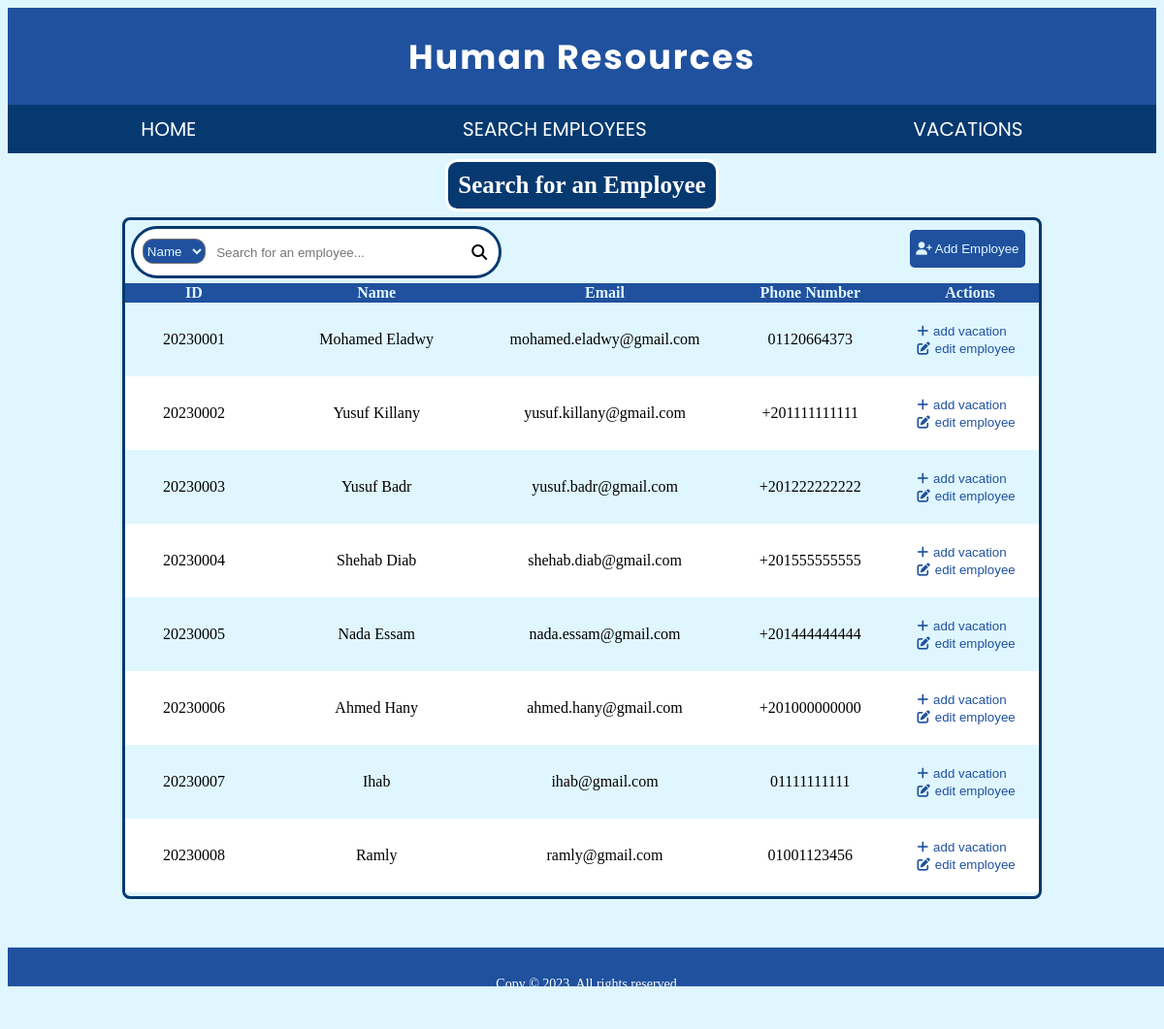
Page /search-employee/ on the earlier database version.
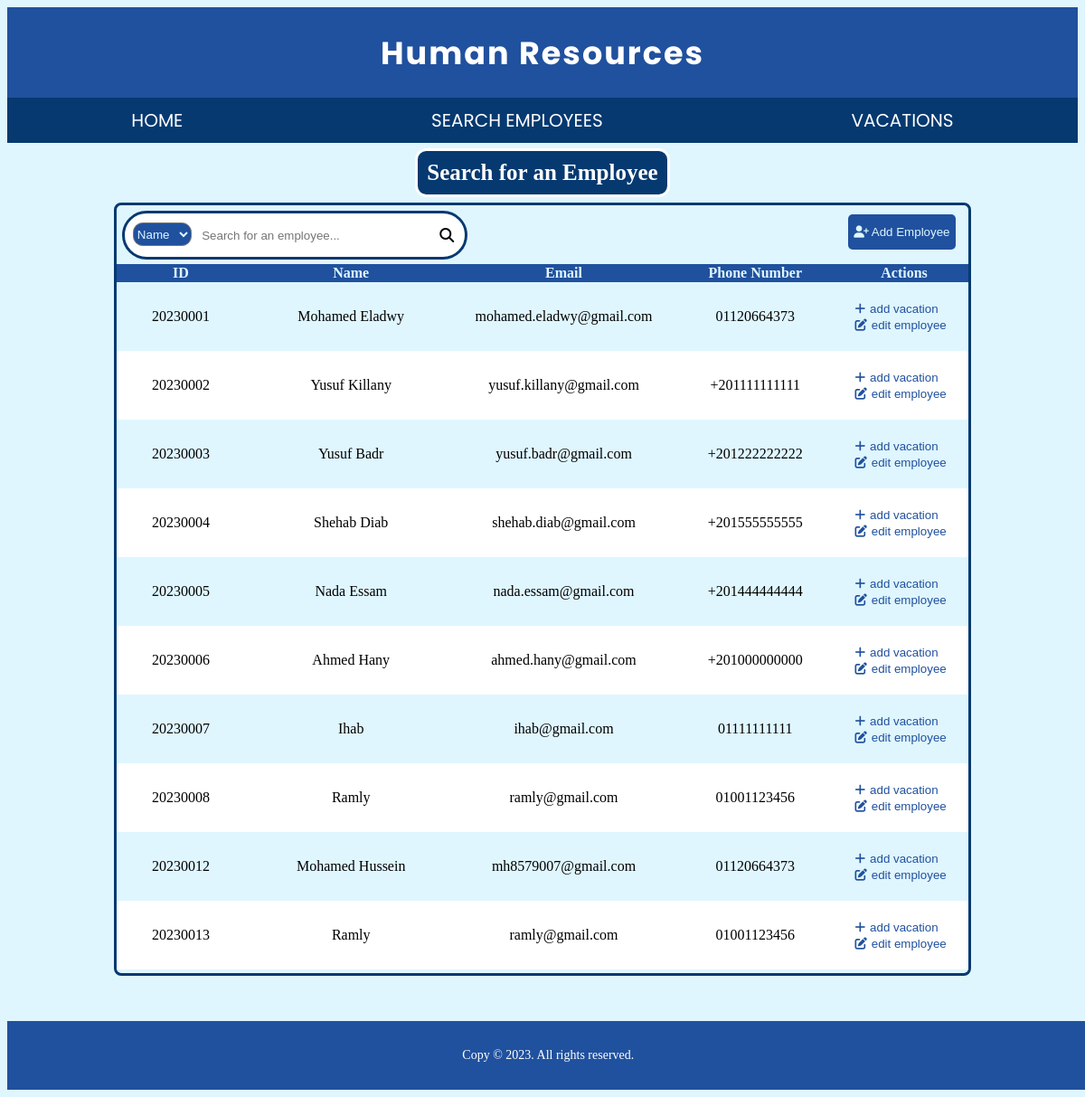
Same page on the later database version.
### HumanResources/models.py (models this page shows, shortened)
class Employee(models.Model):
    GENDER_CHOICES = (
        ('M', 'Male'),
        ('F', 'Female'),
    )
    MARITAL_STATUS_CHOICES = (
        ('S', 'Single'),
        ('M', 'Married'),
    )
    id = models.IntegerField(default=20230000, primary_key=True)
    name = models.CharField(max_length=100)
    email = models.EmailField(default="mail@gmail.com")
    phoneNumber = models.CharField(max_length=20)
    address = models.CharField(max_length=100)
    gender = models.CharField(
        max_length=1, choices=GENDER_CHOICES, default='M')
    maritalStatus = models.CharField(
        max_length=1, choices=MARITAL_STATUS_CHOICES, null=True)
    availableVacationDays = models.IntegerField(default=0)
    approvedVacationDays = models.IntegerField(default=0)
    salary = models.IntegerField()
    birthDay = models.DateField(null=True)

### HumanResources/views.py (the view)
# urls.py: path('search-employee/', views.searchEmployee, name='searchEmployee'),
def searchEmployee(request: HttpRequest):
    return render(request, 'pages/search-employees.html', {
        'employees': Employee.objects.all()
    })

### HumanResources/templates/pages/search-employees.html (shortened to what this page needs)
{% extends './base.html' %}
{% load static %}
{% block styleSheets %}
<link rel="stylesheet" href="{% static 'styles/index-style.css' %}" />
<link rel="stylesheet" href="{% static 'styles/search-table-styling.css' %}">
{% endblock styleSheets %}
{% block body %}
<div class="topnav">
    <a href="{% url 'index' %}">HOME</a>
    <a href="{% url 'searchEmployee' %}">SEARCH EMPLOYEES</a>
    <a href="{% url 'vacations' %}">VACATIONS</a>
</div>
<h2>Search for an Employee</h2>
<div class="full-table">
    <div class="above-table">
        <div class="search-box">
            <input class="input-bar" type="text" name="employee-data" placeholder="Search for an employee...">
            <i class="fa-solid fa-magnifying-glass"></i>
            <select class="search-by-options">
                <option value="1" selected>Name</option>
            </select>
        </div>
        <a href="{% url 'addEmployee' %}"><button name="add-employee"><i class="fa-solid fa-user-plus"></i> Add Employee</button></a>
    </div>
    <div class="table-wrapper">
        <table>
            <thead>
                <tr>
                    <th class="ID">ID</th>
                    <th class="name">Name</th>
                    <th class="email">Email</th>
                    <th class="phone-number">Phone Number</th>
                    <th class="action">Actions</th>
                </tr>
            </thead>
            <tbody id="table-body">
                {% for employee  in employees %}
                    <tr>
                        <td><div class="employee-id">{{ employee.id }}</div></td>
                        <td>{{ employee.name }}</td>
                        <td>{{ employee.email }}</td>
                        <td>{{ employee.phoneNumber }}</td>
                        <td>
                            <a href="{% url 'vacationForm' employee.id %}"><button class="add-vacation-button"><i class="fa-solid fa-plus"></i>add vacation</button></a>
                            <a href="{% url 'editEmployeeForm' employee.id %}"><button class="edit-button"><i class="fa-solid fa-pen-to-square"></i>edit employee</button></a>
                        </td>
                    </tr>
                {% empty %}
                    <tr>No Employees, try to add one!</tr>
                {% endfor %}
            </tbody>
        </table>
    </div>
</div>
{% endblock body %}

Differences in the rows shown:
added Employee: id "20230012", name "Mohamed Hussein", email "mh8579007@gmail.com", phoneNumber "01120664373"
added Employee: id "20230013", name "Ramly", email "ramly@gmail.com", phoneNumber "01001123456"
